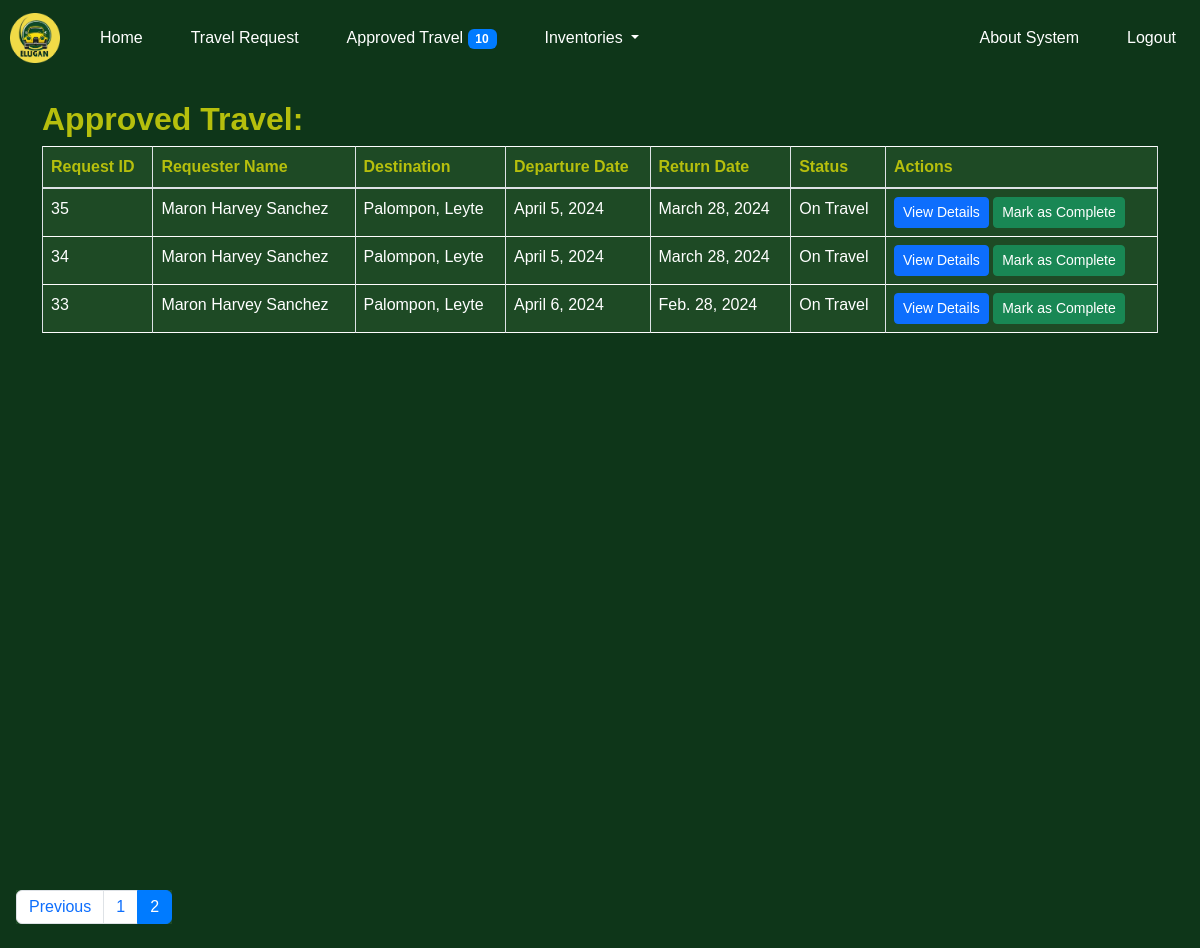
The app's page /approved_requests?page=2 (signed in) with its own data.
### home/models.py (models this page shows, shortened)
class ApprovedReservation(models.Model):
    driver = models.ForeignKey(Driver,on_delete=models.CASCADE)
    car = models.ForeignKey(Car, on_delete=models.CASCADE)
    office_department_college = models.CharField(blank=True,null=True,max_length=50)
    contact_number = models.IntegerField(blank=True,null=True)
    appointment_status = models.CharField(blank=True,null=True,max_length=50)
    requestor_address = models.CharField(blank=True,max_length=100)
    date_of_travel = models.DateField(null=True, blank=True)
    expected_return_date = models.DateField(null=True,blank=True, auto_now=False, auto_now_add=False)
    destination = models.CharField(blank=True,max_length=100)
    number_of_passengers = models.IntegerField()
    purpose_of_travel = models.CharField(blank=True,max_length=100)
    requestor_name = models.CharField(max_length=100)

### home/views.py (the view)
# urls.py: path('approved_requests', views.approved_requests_view, name="approved_requests"),
def approved_requests_view(request):
    approved_reservations = ApprovedReservation.objects.all().order_by("-id")
    per_page = 7
    paginator = Paginator(approved_reservations, per_page)
    page_number = request.GET.get('page')
    try:
        approved_reservations = paginator.page(page_number)
    except PageNotAnInteger:
        approved_reservations = paginator.page(1)
    except EmptyPage:
        approved_reservations = paginator.page(paginator.num_pages)
    return render(request, "administrator/approved_requests.html", {'approved_reservations':approved_reservations})

### home/context_processors.py (called while the page is built)
def reservation_count(request):
    num_approved_reservations = ApprovedReservation.objects.all().count()
    num_reservations = Reservation.objects.filter(is_approved=False).count()  # Get the count of reservations
    return {'num_reservations': num_reservations, 'num_approved_reservations':num_approved_reservations}

### templates/administrator/approved_requests.html (shortened to what this page needs)
{% extends "administrator/base.html" %}
{% load static %}
{% block content %}
<div class="bg-success vh-100  align-items-center" >
    <div class="container">
        <h2 class="fw-bolder text-yellow pt-4">Approved Travel: </h2>
    <div class="table-responsive ">
        <table class="table table-bordered text-white bg-success2">
            <thead>
                <tr>
                    <th class="text-yellow">Request ID</th>
                    <th class="text-yellow">Requester Name</th>
                    <th class="text-yellow">Destination</th>
                    <th class="text-yellow">Departure Date</th>
                    <th class="text-yellow">Return Date</th>
                    <th class="text-yellow">Status</th>
                    <th class="text-yellow">Actions</th>
                </tr>
            </thead>
            <tbody>
                {% for request in approved_reservations %}
                <tr>
                    <td>{{ request.id }}</td>
                    <td>{{ request.requestor_name }}</td>
                    <td>{{ request.destination }}</td>
                    <td>{{ request.date_of_travel }}</td>
                    <td>{{ request.expected_return_date }}</td>
                    <td>On Travel</td>
                    <td>
                        <a href="" class="btn btn-primary btn-sm">View Details</a>
                        <button class="btn btn-success btn-sm">Mark as Complete</button>
                    </td>
                </tr>
                {% endfor %}
            </tbody>
        </table>
    </div>
    </div>
    <nav class="navbar fixed-bottom bg-success mx-3" aria-label="Page navigation">
        <ul class="pagination justify-content-center ">
        {% if approved_reservations.has_previous %}
        <li class="page-item bg-success2">
            <a class="page-link" href="?page={{ approved_reservations.previous_page_number }}">Previous</a>
        </li>
        {% endif %}
        {% for num in approved_reservations.paginator.page_range %}
        <li class="page-item {% if num == approved_reservations.number %}active{% endif %} bg-success2">
            <a class="page-link" href="?page={{ num }}">{{ num }}</a>
        </li>
        {% endfor %}
        </ul>
    </nav>
</div>
{% endblock content %}

### static/home/css/homestyles.css (style rules this page uses)
* { font-family: "century gothic", Arial, Helvetica, sans-serif; }
body { margin: 0; padding: 0; }

### records on screen
ApprovedReservation: id "35", requestor_name "Maron Harvey Sanchez", destination "Palompon, Leyte", date_of_travel "April 5, 2024", expected_return_date "March 28, 2024"
ApprovedReservation: id "34", requestor_name "Maron Harvey Sanchez", destination "Palompon, Leyte", date_of_travel "April 5, 2024", expected_return_date "March 28, 2024"
ApprovedReservation: id "33", requestor_name "Maron Harvey Sanchez", destination "Palompon, Leyte", date_of_travel "April 6, 2024", expected_return_date "Feb. 28, 2024"

### other values on screen
{{ num_approved_reservations }} "10"
{{ num }} "1" "2"
